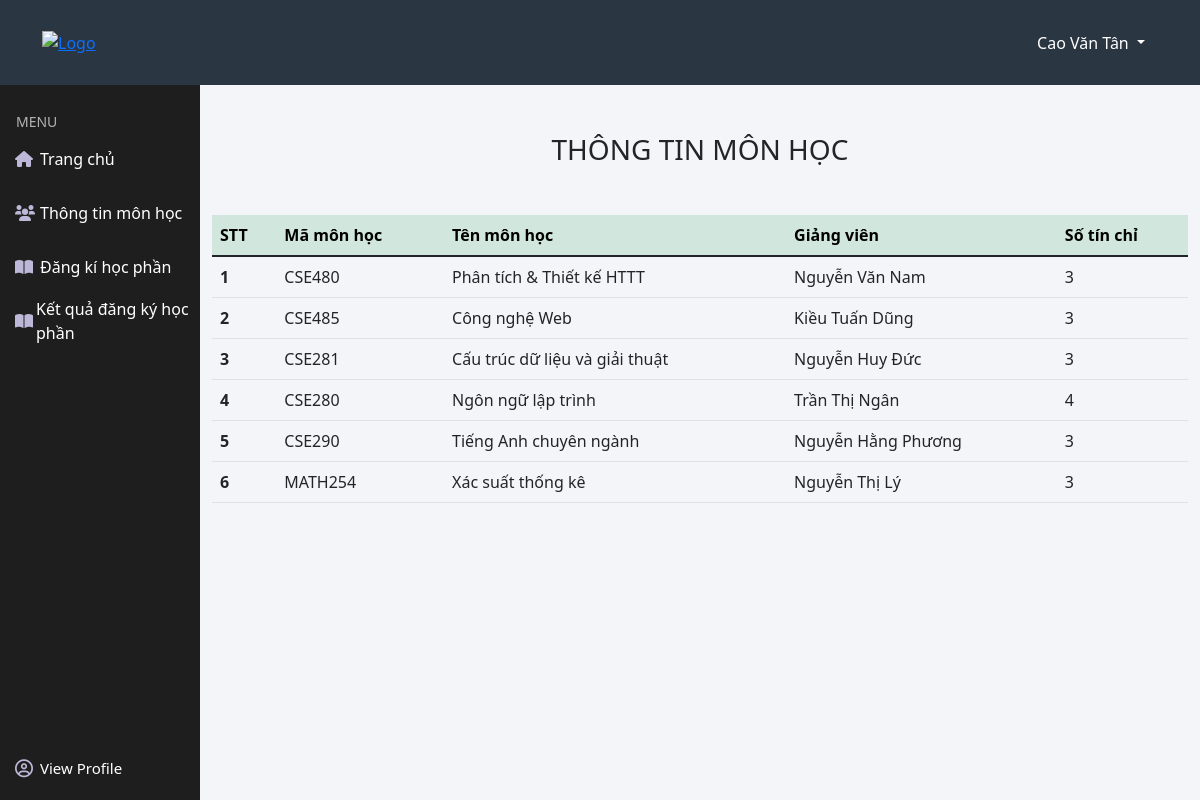
Page /view/student/student_subject_info.php (signed in) on the earlier database version.
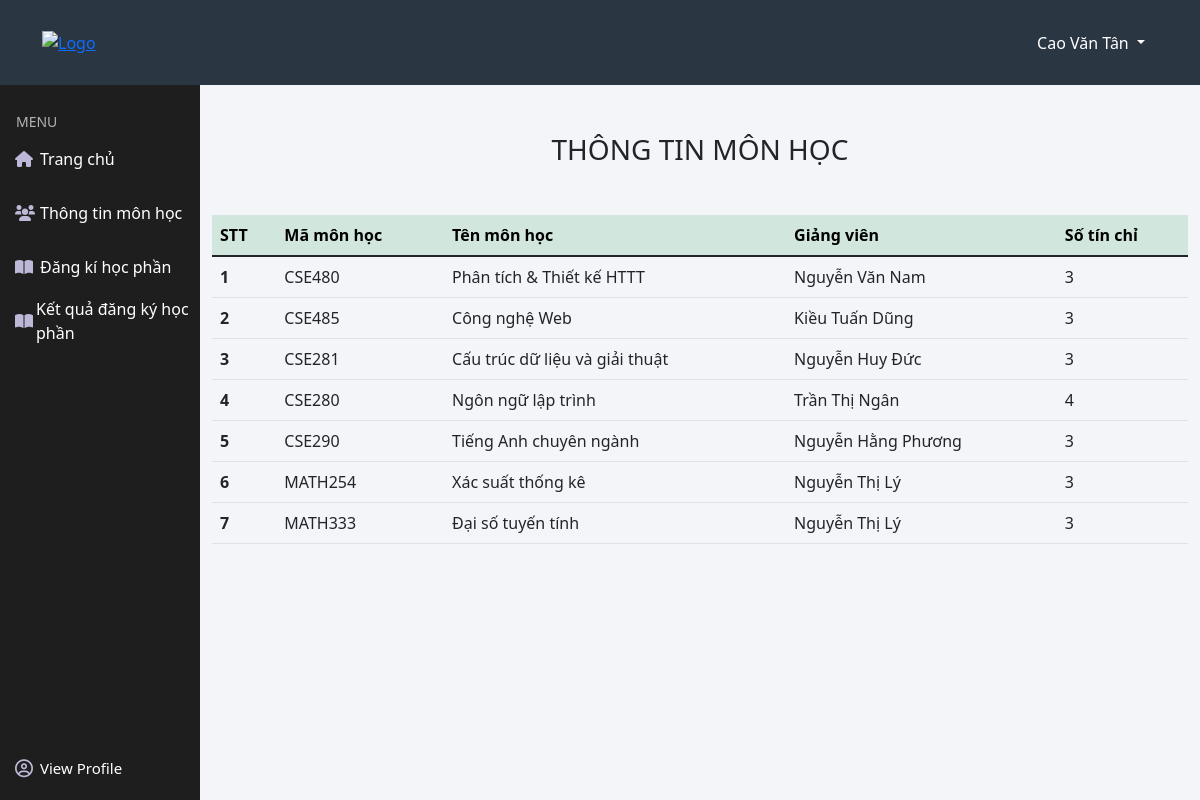
Same page on the later database version.
### tables this page shows
CREATE TABLE `teacher` (
  `teacher_id` int(10) UNSIGNED NOT NULL,
  `teacher_name` varchar(50) NOT NULL,
  `teacher_gender` tinyint(1) NOT NULL,
  `teacher_birthday` date NOT NULL,
  `teacher_address` varchar(100) NOT NULL,
  `teacher_phone` varchar(15) NOT NULL,
  `teacher_email` varchar(50) NOT NULL,
  `teacher_pass` varchar(100) NOT NULL DEFAULT 'abc',
  `office_id` int(10) UNSIGNED NOT NULL,
  `subject_id` varchar(50) NOT NULL
);

CREATE TABLE `subject` (
  `subject_id` varchar(50) NOT NULL,
  `subject_name` varchar(50) NOT NULL,
  `credits` int(10) UNSIGNED NOT NULL,
  `office_id` int(10) UNSIGNED NOT NULL
);

### view/student/student_subject_info.php (the view)
<?php
include '../../partials-front/header.php';
include '../../partials-front/header_nav.php';
include '../../partials-front/student_menu.php';
?>
<main class="col-10 float-end">
    <div class="container">
        <div class="row">
            <h3 class="mt-5 mb-5" style="text-align: center">THÔNG TIN MÔN HỌC
            </h3>
            <div class="col-md-12" >
                <table class="table ">
                    <thead>
                        <tr class="table-success">
                            <th scope="col">STT</th>
                            <th scope="col">Mã môn học</th>
                            <th scope="col">Tên môn học</th>
                            <th scope="col">Giảng viên</th>
                            <th scope="col">Số tín chỉ</th>
                        </tr>
                    </thead>
                    <tbody>
                        <?php
                          include_once '../../config/config.php';
                          $sql = "SELECT * FROM subject e INNER JOIN teacher o on e.subject_id = o.subject_id";
                          $result = mysqli_query($con, $sql);
                          $i = 1;
                          if( mysqli_num_rows($result) > 0){
                              while($row = mysqli_fetch_assoc($result)){
                               echo '<tr>',
                               ' <th >'.$i++.'</th>',
                                '<td>'.$row['subject_id'].'</td>',
                                '<td>'.$row['subject_name'].'</td>',
                                '<td>'.$row['teacher_name'].'</td>',
                                '<td>'.$row['credits'].'</td>',
                            '</tr>';
                              }
                          }
                        ?>
                    </tbody>
                </table>
            </div>
        </div>
    </div>
</main>
<?php
include '../../partials-front/footer.php';
?>

Differences in the rows shown:
added teacher: subject "MATH333", subject.subject_name "Đại số tuyến tính", teacher_name "Nguyễn Thị Lý", subject.credits "3"
